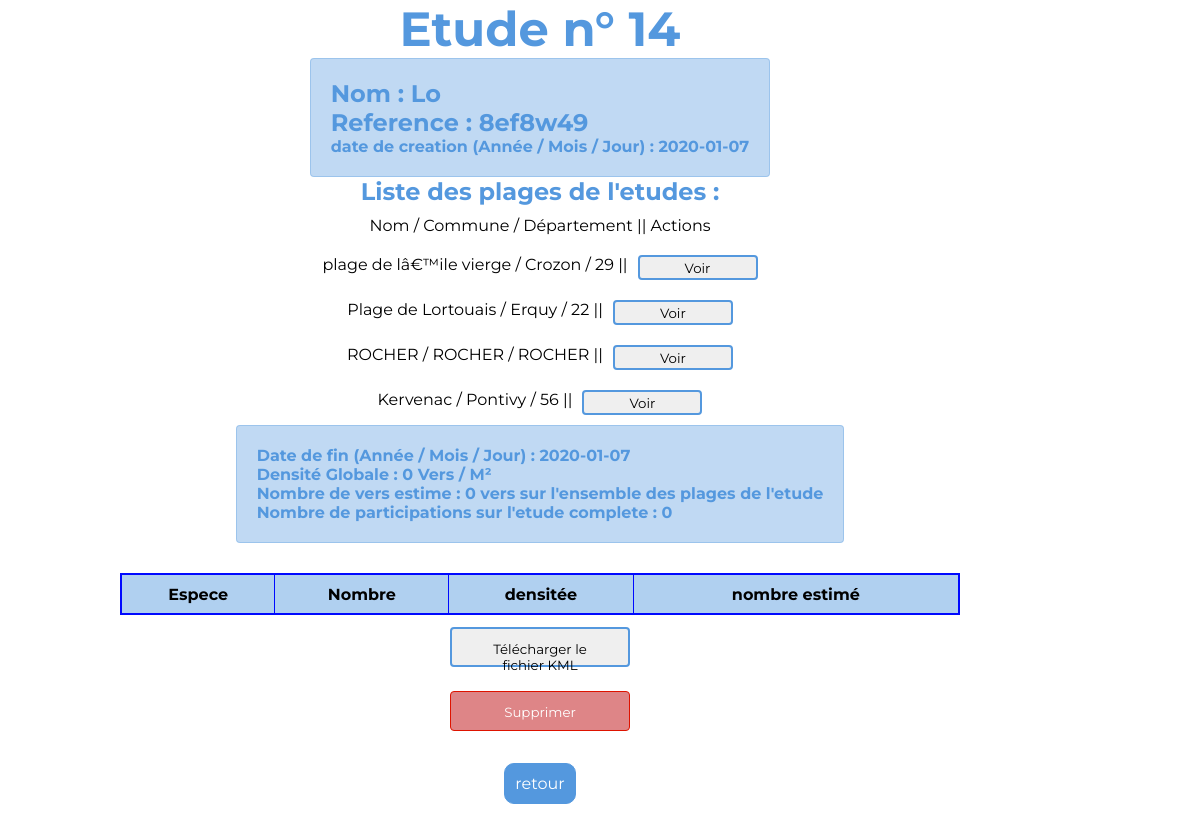
/pages/etudeView.php?id=14 (signed in), run on the app's committed database.
### tables this page shows
CREATE TABLE IF NOT EXISTS `etudes` (
  `id_etudes` int(11) NOT NULL AUTO_INCREMENT,
  `nom` varchar(255) NOT NULL,
  `dateDebut` date NOT NULL,
  `dateFin` date DEFAULT NULL,
  `reference` varchar(255) NOT NULL,
  PRIMARY KEY (`id_etudes`)
);

CREATE TABLE IF NOT EXISTS `instanceplages` (
  `id_instancePlages` int(11) NOT NULL AUTO_INCREMENT,
  `FK_id_etudes` int(11) NOT NULL,
  `FK_id_plages` int(11) NOT NULL,
  `superficieTotal` int(11) NOT NULL,
  PRIMARY KEY (`id_instancePlages`),
  KEY `FK_id_etudes` (`FK_id_etudes`),
  KEY `FK_Plages` (`FK_id_plages`) USING BTREE
);

CREATE TABLE IF NOT EXISTS `plage` (
  `id_plages` int(11) NOT NULL AUTO_INCREMENT,
  `nom` varchar(255) NOT NULL,
  `commune` varchar(255) NOT NULL,
  `departement` varchar(255) NOT NULL,
  PRIMARY KEY (`id_plages`)
);

### pages/etudeView.php (called while the page is built, shortened)
<?php
include_once "../components/HeaderFooter.php";
include "../components/C_etudeView.php";

### includes/DB/Functions.php (called while the page is built, shortened)
<?php
$pdo = new PDO(DB_INFOS::servername, DB_INFOS::username, DB_INFOS::password, [
    PDO::ATTR_DEFAULT_FETCH_MODE => PDO::FETCH_ASSOC
]);
function getEtude($id)
{
    global $pdo;
    $rq = $pdo->prepare("SELECT * FROM `etudes` where id_etudes=:id ");
    $rq->execute(['id' => $id]);
    $data = $rq->fetch();
    return $data;
}
function getPlageInstance($id)
{
    global $pdo;
    $rq = $pdo->prepare("SELECT p.nom, p.commune,p.departement,i.id_instancePlages FROM instanceplages i JOIN etudes e on i.FK_id_etudes = e.id_etudes JOIN plage p on i.FK_id_plages = p.id_plages WHERE e.id_etudes=:id");
    $rq->execute(['id' => $id]);
    $data = $rq->fetchAll();
    return $data;
}
function getZones($id)
{
    global $pdo;
    $rq = $pdo->prepare("SELECT * FROM `zones` WHERE `FK_instance_plages` = :id");
    $rq->execute(["id" => $id]);
    $data = $rq->fetchAll();
    return $data;
}
function getSumZoneReshe($plageInstance)
{
    $zones = getZones($plageInstance);
    $zoneRecherche = 0;
    return $zoneRecherche;
}
function getTotalWorms($plageId)
{
    global $pdo;
    $rq = $pdo->prepare("SELECT SUM(nombre) FROM `instanceespeces` JOIN zones on FK_zone=zones.id_zones WHERE zones.FK_instance_plages=:id");
    $rq->execute(['id' => $plageId]);
    $data = $rq->fetch();
    return intval($data["SUM(nombre)"]);
}
function getPlageSurface($plageId)
{
    global $pdo;
    $rq = $pdo->prepare("SELECT superficieTotal FROM `instanceplages` WHERE id_instancePlages=:id");
    $rq->execute(['id' => $plageId]);
    $data = $rq->fetch();
    return intval($data["superficieTotal"]);
}
function getIdPlageInEtude($etudeId)
{
    global $pdo;
    $rq = $pdo->prepare("SELECT id_instancePlages FROM `instanceplages` WHERE FK_id_etudes=:id");
    $rq->execute(['id' => $etudeId]);
    $data = $rq->fetch();
    return $data;
}
function getGlobalDensite($etudeId)
{
    $recheZone = 1;
    $WormsZone = 0;
    foreach (getIdPlageInEtude($etudeId) as $id) {
        $TEMPrecheZone = getSumZoneReshe($id);
        $TEMPWormsZone = getTotalWorms($id);
        $recheZone += $TEMPrecheZone;
        $WormsZone += $TEMPWormsZone;
    }
    $totalDens = $WormsZone / $recheZone;
    return $totalDens;
}
function getGlobalEstim($etudeId)
{
    $surf = 0;
    foreach (getIdPlageInEtude($etudeId) as $id) {
        $surf += getPlageSurface($id);
    }
    $Tdens = getGlobalDensite($etudeId);
    $totalEstim = $Tdens * $surf;
    return $totalEstim;
}
function getNombrePartitip($etudeId)
{
    global $pdo;
    $rq = $pdo->prepare("SELECT SUM(nombrePersonne) FROM etudes e JOIN instanceplages i on i.FK_id_etudes=e.id_etudes JOIN `zones` z on i.id_instancePlages=z.FK_instance_plages WHERE e.id_etudes=:id");
    $rq->execute(['id' => $etudeId]);
    $data = $rq->fetch();
    return intval($data["SUM(nombrePersonne)"]);
}

### components/C_etudeView.php (the view, shortened to what this page needs)
<?php
require_once "../includes/DB/Functions.php";
$data = getEtude($_GET["id"]);
$plagesInstance = getPlageInstance($_GET["id"]);
?>
<h1>Etude n° <?php echo $data["id_etudes"] ?></h1>
<div class="zone"><h2>Nom : <?php echo $data["nom"] ?></h2>
    <h2>Reference : <?php echo $data["reference"] ?></h2>
    <h3>date de creation (Année / Mois / Jour) : <?php echo $data["dateDebut"] ?></h3>
</div>
<h2>Liste des plages de l'etudes :</h2>
<ul>
    <li>Nom / Commune / Département || Actions</li>
    <?php
    foreach ($plagesInstance as $plageI) {
        $InstanceId = $plageI["id_instancePlages"];
        $plageNom = $plageI["nom"];
        $plageCommune = $plageI["commune"];
        $plageDepartement = $plageI["departement"];
        if ($data["dateFin"] == null) {
            echo "<li> $plageNom / $plageCommune / $plageDepartement ||<form method='post' style='display: inline;'>
        <input class='del' type='submit' name='supprimePlage' value='supprimer' onclick=\"return confirm('Etes-vous sûr de vouloir supprimer la plage ?')\"><input type='hidden' name='supprPlageId' value='$InstanceId'></form></li>";
            $zon = getZones($InstanceId);
            $tru = true;
            foreach ($zon as $zo) {
                $check = GPScheck($zo["point1"], $zo["point3"], $zo["point3"], $zo["point4"]);
                if ($check == false) {
                    $tru = false;
                }
            }
            if (!$tru) {
                echo "<p class='del'>(Attention ! Cordonnées gps des zones non ou partiellement remplie sur cette plage, les données risque d'etre erroné)</p>";
            } elseif (empty($zon)) {
                echo "<p class='del'>(Attention ! Aucune zone na ete mise en place sur cette plage)</p>";
            } else {
                echo "✅";
            }
        } else
            echo "<li> $plageNom / $plageCommune / $plageDepartement ||<form method='post' style='display: inline;'>
        <input type='submit' name='VoirPlage' value='Voir'><input type='hidden' name='PlageId' value='$InstanceId'></form></li>";
    }
    ?>
</ul>
<?php
if ($data["dateFin"] == null) {
    $plages = getPlagesNotInEtude($_GET["id"]);
    ?>
    <div class="zone">
        <form method="post">
            <label>Ajouter une plage à l'etude :
                <select name="plage">
                    <?php
                    foreach ($plages as $plage) {
                        $plageNom = $plage["nom"];
                        $plageId = $plage["id_plages"];
                        echo "<option value='$plageId' name='plage'/>$plageNom</option>";
                    }
                    ?>
                </select>
            </label>
            <label for="superficie">Superficie de la plage dans la période de l'etude (M²) </label>
            <input type="number" name="superficie">
            <button type="submit" name="addPlage"> + Ajouter</button>
        </form>
    </div>
    <h3>Etude en cours... (les résultats apparaîtrons à la fin de l'etude)</h3>
    <form method="post">
        <button class="del" type="submit" name="cloture"
                onclick="return confirm('Etes-vous sûr de vouloir cloturé l\'étude ?')">Cloturer
        </button>
    </form>
    <?php
} else {
    $densiteGlobal = getGlobalDensite($_GET["id"]);
    $estimGlobal = getGlobalEstim($_GET["id"]);
    $nombrePartitip = getNombrePartitip($_GET["id"]);
    ?>
    <div class="zone">
        <h3>Date de fin (Année / Mois / Jour) : <?php echo $data["dateFin"] ?></h3>
        <h3>Densité Globale : <?php echo $densiteGlobal ?> Vers / M²</h3>
        <h3>Nombre de vers estime : <?php echo $estimGlobal ?> vers sur l'ensemble des plages de l'etude</h3>
        <h3>Nombre de participations sur l'etude complete : <?php echo $nombrePartitip ?></h3>
    </div>
    <table class="stG">
        <tr>
            <th>Espece</th>
            <th>Nombre</th>
            <th>densitée</th>
            <th>nombre estimé</th>
        </tr>
    </table>
    <form method="post" action="/components/C_kmlDownload">
        <button type="submit" name="kml"
                onclick="return ">Télécharger le fichier KML
        </button>
    </form>
    <?php
}
?>
<form method="post">
    <button class="del" type="submit" name="Supprimer"
            onclick="return confirm('Etes-vous sûr de vouloir supprimer l étude en cours ?')">Supprimer
    </button>
</form>
<a href="/pages/etudeListe.php">retour</a>

### css/Style.css (style rules this page uses)
* { padding: 0; margin: 0; box-sizing: border-box; font-family: 'Montserrat', sans-serif; transition: all 0.2s ease-in-out; }
body { display: flex; flex-direction: row; flex-wrap: wrap; justify-content: center; background-image: url("/ressources/images/bg.png"); background-size: cover; background-repeat: no-repeat; width: 100vw; height: 100vh; }
@media screen and (min-width: 900px) { body { width: 90vw; height: 90vh; } }
h1, h2, h3 { color: #5498DE; font-size: 3em; }
h2, h3 { font-size: 1.5em; }
h3 { font-size: 1em; }
a { text-decoration: none; background-color: #5498DE; border: #5498DE solid 1px; border-radius: 10px; color: rgb(255, 255, 255); padding: 10px; margin: 20px; }
form { display: flex; flex-direction: column; justify-content: center; align-items: center; }
button { display: block; margin: 1vw; height: 5vh; width: 15vw; padding: 12px 20px; border-radius: 4px; border: 2px solid #5498DE; vertical-align: top; }
input { display: block; margin: 1vw; height: 5vh; width: 25vw; max-width: 700px; padding: 10px 22px; border-radius: 4px; border: 2px solid #5498DE; vertical-align: top; }
.del { text-decoration: none; background-color: #de8587; border: #de1300 solid 1px; border-radius: 4px; color: rgb(255, 255, 255); }
table { width: 70vw; border: 2px solid #0009ff; border-collapse: collapse; border-radius: 8px; }
th, td { height: 80px; border: solid 1px #0009ff; }
th { height: 40px; background-color: rgba(84, 152, 222, 0.46); }
th, td { text-align: center; }
ul { list-style: none; display: flex; flex-direction: column; flex-wrap: nowrap; width: 70vw; text-align: center; justify-content: center; align-items: center; }
ul > li { display: flex; margin: 10px; }
ul > li > form { display: flex; flex-wrap: nowrap; }
ul > li > form > input { width: 10vw; height: 25px; margin: 0; padding: 0; text-align: center; margin-left: 10px; }
.zone { padding: 20px; border: solid 1px rgba(84, 152, 222, 0.33); border-radius: 4px; background-color: rgba(84, 152, 222, 0.37); }
.stG { margin-top: 30px; }

### data on the page
etudes: id_etudes "14", nom "Lo", reference "8ef8w49", dateDebut "2020-01-07", dateFin "2020-01-07"
instanceplages: FK_id_plages.nom "plage de lâ€™ile vierge", FK_id_plages.commune "Crozon", FK_id_plages.departement "29"
instanceplages: FK_id_plages.nom "Plage de Lortouais", FK_id_plages.commune "Erquy", FK_id_plages.departement "22"
instanceplages: FK_id_plages.nom "ROCHER", FK_id_plages.commune "ROCHER", FK_id_plages.departement "ROCHER"
instanceplages: FK_id_plages.nom "Kervenac", FK_id_plages.commune "Pontivy", FK_id_plages.departement "56"

### other printed values
$densiteGlobal "0"
$estimGlobal "0"
$nombrePartitip "0"
